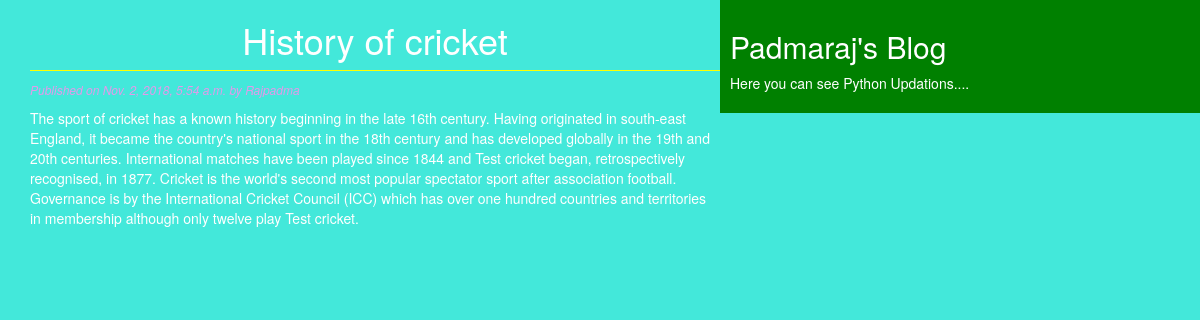
/2018/11/02/history-cricket/, run on the app's committed database.
### blogapp/models.py (models this page shows, shortened)
class Post(models.Model):
    STATUS_CHOICES=(('draft','Draft'),('published','Published'))
    title=models.CharField(max_length=256)
    slug=models.SlugField(max_length=264,unique_for_date='publish')
    author=models.ForeignKey(User,related_name='blog_posts')
    body=models.TextField()
    publish=models.DateTimeField(default=timezone.now)
    created=models.DateTimeField(auto_now_add=True)
    updated=models.DateTimeField(auto_now=True)
    status=models.CharField(max_length=10,choices=STATUS_CHOICES,default='draft')
    objects=CustomManager()
    class Meta:
        ordering=('-publish',)

### blogapp/views.py (the view)
# urls.py: url(r'^(?P<year>\d{4})/(?P<month>\d{2})/(?P<day>\d{2})/(?P<post>[-\w]+)/$', views.post_detail_view,name='post_detail'),
def post_detail_view(request,year,month,day,post):
    post=get_object_or_404(Post,slug=post,
                                status='published',
                                publish__year=year,
                                publish__month=month,
                                publish__day=day)
    return render(request,'blogapp/post_detail.html',{'post':post})

### blogapp/models.py (called while the page is built)
    def get_queryset(self):
        return super().get_queryset().filter(status='published')

### templates/blogapp/post_detail.html (shortened to what this page needs)
<!DOCTYPE html>
{%extends 'blogapp/base.html'%}
{%block content%}
  <h1> {{post.title}}</h1>
  <p id='date'> Published on {{post.publish}} by {{post.author|title}}</p>
  {{post.body|linebreaks}}
  {%endblock%}

### static/css/styles.css (style rules this page uses)
h1 { text-align: center; border-bottom: 1px solid yellow ; padding-bottom: 10px; }
body { color:white; background: #43E8DA; }
#date { color:#E29AEA; font-size: 12px; font-style: italic; }

### data on the page
Post: title "History of cricket", body "The sport of cricket has a known history beginning in the late 16th century. Having originated in south-east England, it became the country's national sport in the 18th century and has developed globally in the 19th and 20th centuries. International matches have been played since 1844 and Test cricket began, retrospectively recognised, in 1877. Cricket is the world's second most popular spectator sport after association football. Governance is by the International Cricket Council (ICC) which has over one hundred countries and territories in membership although only twelve play Test cricket."
